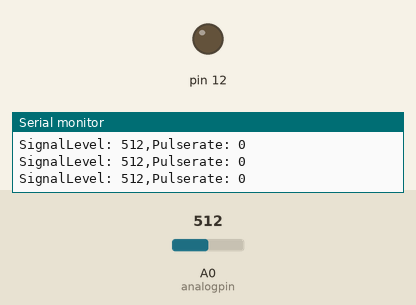
This sketch was run on a simulated Arduino Uno, built with avr-gcc and run on an emulated ATmega328P. On the bench: output pins drawn as LEDs (lit = HIGH), the last lines printed to the serial monitor. The inputs (shaded band) are chosen by the test bench; at power-on: A0 (analogpin) = 512.

Above: at 1.2 s.
1.3 s: A0 (analogpin) set to 569
2.8 s: A0 (analogpin) set to 591
At 4.0 s:
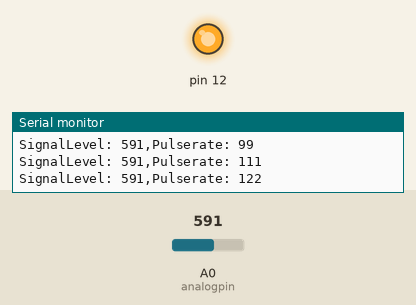
4.3 s: A0 (analogpin) set to 570
At 5.5 s:
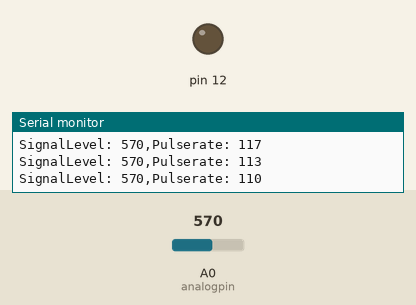
5.8 s: A0 (analogpin) set to 590
At 7.0 s:
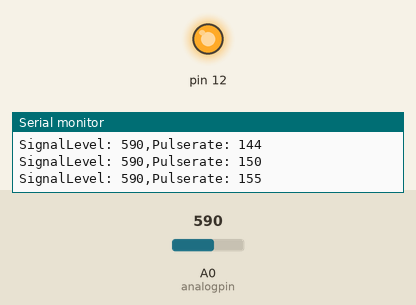
Timing chart, 0 to 8.3 s (numbered marks = the images above; inputs shaded):
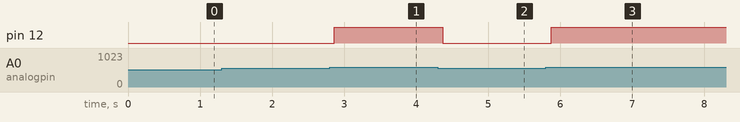

Measured:
- the behaviour switches between 580 and 581 on A0 (analogpin) (found by bisection; images 0 and 1)
- after the input at 2.8 s, pin 12: LOW → HIGH after 0.06 s
- after the input at 4.3 s, pin 12: HIGH → LOW after 0.07 s
- after the input at 5.8 s, pin 12: LOW → HIGH after 0.07 s

The sketch:

CENG2030_Project_1.ino
```cpp
int analogpin = A0;
int val = 0;
long no_of_pulse=0;
long pulserate=0;
unsigned long time=0;

void setup() {
  pinMode(12, OUTPUT);
  Serial.begin(9600);
}
void loop() {
  time=millis();  //get the current time
  val = analogRead(analogpin);  //get the detected pulse

  if(val>580){    //600 is the standard threshold
      digitalWrite(12, HIGH);
      no_of_pulse++;
  }else{
    digitalWrite(12, LOW);
  }

  pulserate=no_of_pulse*60000/time;   //get the pulserate

  //print the pulse
  Serial.print("SignalLevel: ");
  Serial.print(val);

  Serial.print(",");

  //print the pulserate
  Serial.print("Pulserate: ");
  Serial.print(pulserate);
  Serial.print("\n");

  delay(150);
}
```
